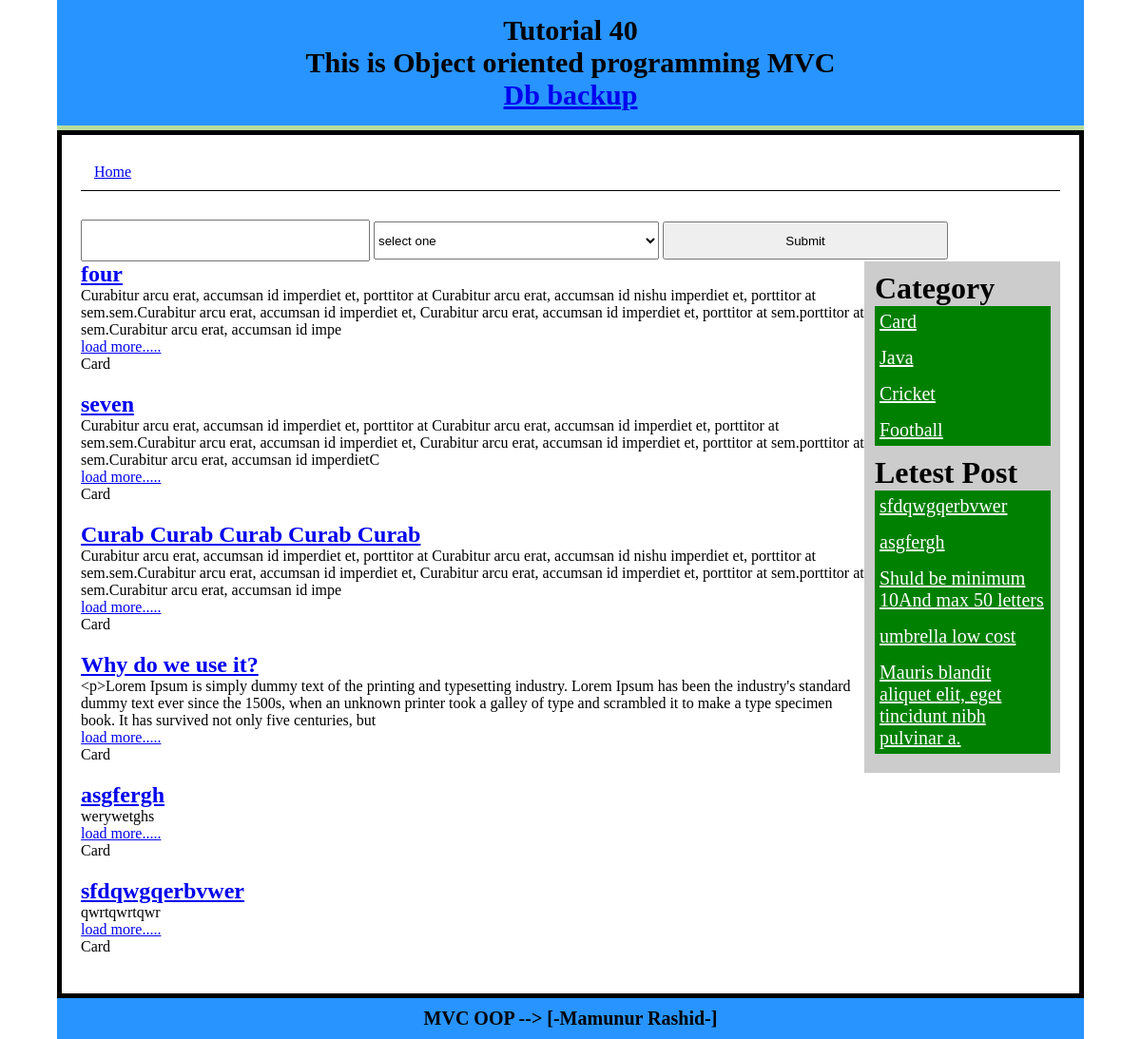
The app's page /Index/postByCat/14 with its own data.
### tables this page shows
CREATE TABLE `post` (
  `id` int(11) NOT NULL AUTO_INCREMENT,
  `title` varchar(300) NOT NULL,
  `content` text NOT NULL,
  `cat` int(11) NOT NULL,
  PRIMARY KEY (`id`)
);

CREATE TABLE `category` (
  `id` int(11) NOT NULL AUTO_INCREMENT,
  `catname` varchar(50) NOT NULL,
  `title` varchar(50) NOT NULL,
  PRIMARY KEY (`id`)
);

### system/libs/Load.php (called while the page is built, shortened)
<?php
class Load
{
	public function view($filename,$data = false){
		include 'app/view/'.$filename.'.php' ;
	}
	public function model($modelname){
		return new $modelname();
	}
}
?>

### app/controlers/Index.php (called while the page is built, shortened)
<?php
class Index extends Dcontrolar
{
	public function postByCat($id){
		$tablepost= 'post';
		$tableCat = 'category';
		$postModel = $this->load->model("PostModel");
		$data['postByCat']=$postModel->getPostByCat($tablepost,$tableCat,$id);
		$catModel = $this->load->model("CatModel");
		$data['catlist']=$catModel->catlist($tableCat);
		$limit = 5;
		$data['letestPost']=$postModel->getLetestPost($tablepost,$limit);
		$this->load->view("header");
		$this->load->view("search",$data);
		$this->load->view("postbycat",$data);
		$this->load->view("sidebar",$data);
		$this->load->view("footer");
	}
}
?>

### index.php (called while the page is built, shortened)
<?php
$main = new Main();
?>

### system/libs/Database.php (called while the page is built, shortened)
<?php
class Database extends PDO
{
	public function select($sql,$data=array(),$fetchstyle = PDO::FETCH_ASSOC){
		$stmt 	= $this->prepare($sql);
		$stmt->execute();
		return $stmt->fetchALL($fetchstyle);
	}
}?>

### app/models/PostModel.php (called while the page is built, shortened)
<?php
class PostModel extends Dmodel
{
	public function getPostByCat($tablepost,$tableCat,$id){
		$sql ="SELECT $tablepost.*,$tableCat.catname FROM
			$tablepost INNER JOIN $tableCat
			ON  $tablepost.cat = $tableCat.id
		 	WHERE $tableCat.id = $id ";
			return $this->db->select($sql);
	}
	public function getLetestPost($table,$limit=4){
		$sql ="SELECT * FROM $table ORDER BY id DESC LIMIT $limit";
		return $this->db->select($sql);
	}
}

### system/libs/Dcontrolar.php (called while the page is built, shortened)
<?php
class Dcontrolar
{
	function __construct()
	{
		$this->load = new Load();
	}
}
?>

### system/libs/Dmodel.php (called while the page is built, shortened)
<?php
class Dmodel
{
	public function __construct()
	{
		$dsn = 'mysql:dbname=mvc;host=localhost';
		$user ="root";
		$pass ='';
		$this->db = new Database($dsn,$user,$pass);
	}
}
?>

### app/models/CatModel.php (called while the page is built, shortened)
<?php
class CatModel extends Dmodel
{
	public function catlist($table){
		$sql ="SELECT * FROM $table ORDER BY id DESC ";
		return $this->db->select($sql);
	}
}
?>

### app/view/postbycat.php (the view)
<div class="left-content fix">
	<?php foreach ($postByCat as $key => $value) { ?>
		<article class="post">
			<h1 class="title"><a href="<?php echo BASE_URL ;?>/Index/postDetails/<?php echo $value['id']?>">	<?php echo $value['title']?> </a></h1>
			<?php $content = $value['content'];
				if (strlen($content) > 200 ) {
					$content = substr($content , 0 ,300);
					echo $content ;
				}else{
					echo $content ;
				}
			?>
			<p><a href="<?php echo BASE_URL ;?>/Index/postDetails/<?php echo $value['id']?>">load more.....</a></p>
			<?php echo $value['catname']?>
		</article>
	<?php  } ?>
</div>

### app/view/sidebar.php
<div class="sidebar fix ">
	<h1>Category</h1>
	<ul>
		<?php if (isset($catlist)) {
		foreach ($catlist as $key => $value) { ?>
		<li><a href="<?php echo BASE_URL ;?>/Index/postByCat/<?php echo $value['id']?>"><?php echo $value['catname']?> </a></li>
		<?php } } ?>
	</ul>
	<h1>Letest Post</h1>
	<ul>
		<?php if (isset($letestPost)) {
		foreach ($letestPost as $key => $value) { ?>
			<li><a href="<?php echo BASE_URL ;?>/Index/postDetails/<?php echo $value['id']?>"><?php echo $value['title']?> </a></li>
		<?php } } ?>
	</ul>
</div>

### app/view/header.php (style rules this page uses)
* { margin: 0; padding: 0; }
.fix { overflow: hidden; }
.left-content { width: 80%; float: left; }
.sidebar { float: right; width: 20%; background: #ccc; box-sizing: border-box; border-left: 1px solid #ccc ; }
.post { width: 100%;margin-bottom: 20px; }
.sidebar { background: #ccc; padding: 10px; }
.sidebar ul li { margin-bottom: 5px; }
.sidebar ul li a { color: #fff ; font-size: 20px; padding: 5px; display: block; }
.sidebar ul { margin-bottom: 10px; background: green ; }

### records on screen
post: title "four", content "Curabitur arcu erat, accumsan id imperdiet et, porttitor at Curabitur arcu erat, accumsan id nishu imperdiet et, porttitor at sem.sem.Curabitur arcu erat, accumsan id imperdiet et, Curabitur arcu erat, accumsan id imperdiet et, porttitor at sem.porttitor at sem.Curabitur arcu erat, accumsan id impe", category.catname "Card"
post: title "seven", content "Curabitur arcu erat, accumsan id imperdiet et, porttitor at Curabitur arcu erat, accumsan id imperdiet et, porttitor at sem.sem.Curabitur arcu erat, accumsan id imperdiet et, Curabitur arcu erat, accumsan id imperdiet et, porttitor at sem.porttitor at sem.Curabitur arcu erat, accumsan id imperdietC", category.catname "Card"
post: title "Curab Curab Curab Curab Curab", content "Curabitur arcu erat, accumsan id imperdiet et, porttitor at Curabitur arcu erat, accumsan id nishu imperdiet et, porttitor at sem.sem.Curabitur arcu erat, accumsan id imperdiet et, Curabitur arcu erat, accumsan id imperdiet et, porttitor at sem.porttitor at sem.Curabitur arcu erat, accumsan id impe", category.catname "Card"
post: title "Why do we use it?", content "<p>Lorem Ipsum is simply dummy text of the printing and typesetting industry. Lorem Ipsum has been the industry's standard dummy text ever since the 1500s, when an unknown printer took a galley of type and scrambled it to make a type specimen book. It has survived not only five centuries, but", category.catname "Card"
post: title "asgfergh", content "werywetghs", category.catname "Card"
post: title "sfdqwgqerbvwer", content "qwrtqwrtqwr", category.catname "Card"
category: catname "Card"
category: catname "Java"
category: catname "Cricket"
category: catname "Football"
post: title "Shuld be minimum 10And max 50 letters"
post: title "umbrella low cost"
post: title "Mauris blandit aliquet elit, eget tincidunt nibh pulvinar a."
